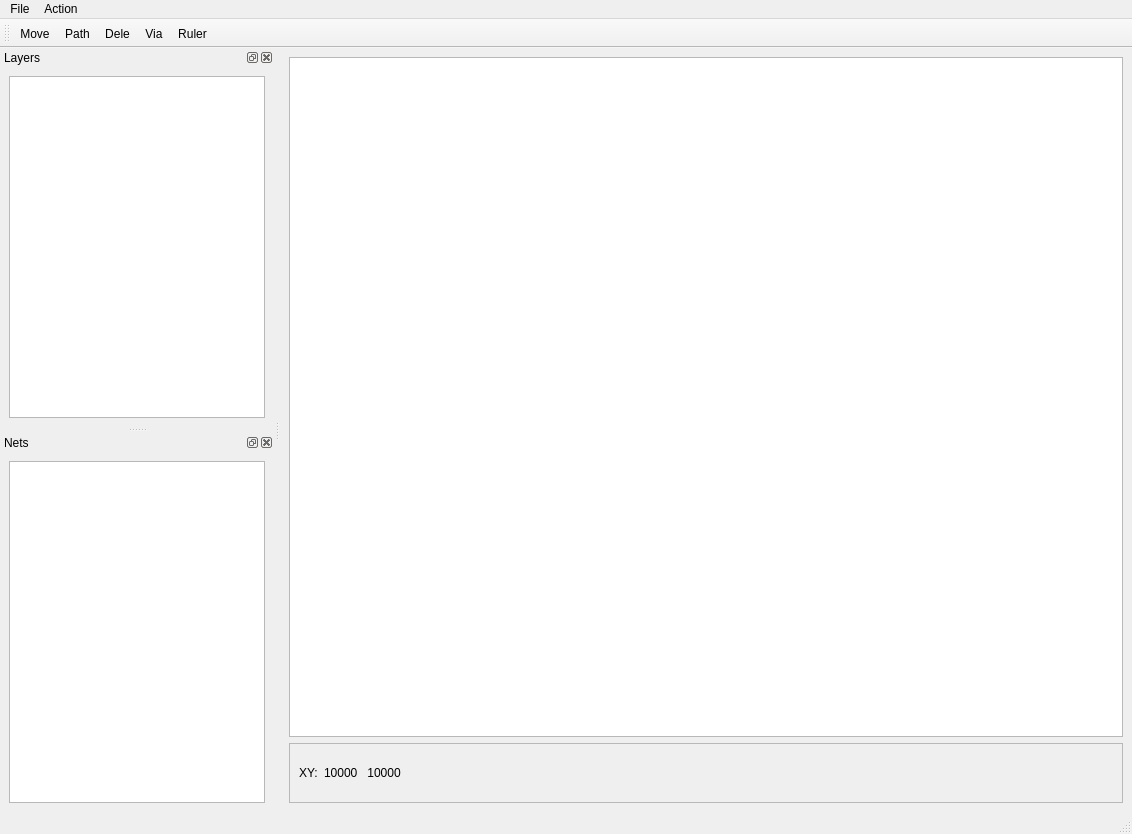
<?xml version="1.0" encoding="UTF-8"?>
<ui version="4.0">
 <class>MainWindow</class>
 <widget class="QMainWindow" name="MainWindow">
  <property name="geometry">
   <rect>
    <x>0</x>
    <y>0</y>
    <width>1132</width>
    <height>834</height>
   </rect>
  </property>
  <property name="windowTitle">
   <string>Foohu Technology</string>
  </property>
  <property name="autoFillBackground">
   <bool>false</bool>
  </property>
  <widget class="QWidget" name="centralwidget">
   <property name="styleSheet">
    <string notr="true"/>
   </property>
   <layout class="QVBoxLayout" name="verticalLayout">
    <item>
     <widget class="QGraphicsView" name="graphicsView"/>
    </item>
    <item>
     <widget class="QFrame" name="frame">
      <property name="frameShape">
       <enum>QFrame::StyledPanel</enum>
      </property>
      <property name="frameShadow">
       <enum>QFrame::Raised</enum>
      </property>
      <layout class="QHBoxLayout" name="horizontalLayout">
       <item>
        <widget class="QLabel" name="label_2">
         <property name="text">
          <string>XY:</string>
         </property>
        </widget>
       </item>
       <item>
        <widget class="QLabel" name="label">
         <property name="text">
          <string>10000   10000</string>
         </property>
        </widget>
       </item>
       <item>
        <spacer name="horizontalSpacer">
         <property name="orientation">
          <enum>Qt::Horizontal</enum>
         </property>
         <property name="sizeHint" stdset="0">
          <size>
           <width>40</width>
           <height>20</height>
          </size>
         </property>
        </spacer>
       </item>
       <item>
        <widget class="QLabel" name="labelFoohuPower">
         <property name="sizePolicy">
          <sizepolicy hsizetype="Fixed" vsizetype="Fixed">
           <horstretch>0</horstretch>
           <verstretch>0</verstretch>
          </sizepolicy>
         </property>
         <property name="minimumSize">
          <size>
           <width>216</width>
           <height>40</height>
          </size>
         </property>
         <property name="maximumSize">
          <size>
           <width>216</width>
           <height>40</height>
          </size>
         </property>
         <property name="styleSheet">
          <string notr="true">border-image: url(:/logo/poweredBy.png);</string>
         </property>
         <property name="text">
          <string/>
         </property>
         <property name="pixmap">
          <pixmap resource="logo_resource.qrc">:/logo/poweredBy.png</pixmap>
         </property>
         <property name="scaledContents">
          <bool>true</bool>
         </property>
         <property name="wordWrap">
          <bool>false</bool>
         </property>
        </widget>
       </item>
      </layout>
     </widget>
    </item>
   </layout>
  </widget>
  <widget class="QStatusBar" name="statusbar"/>
  <widget class="QMenuBar" name="menubar">
   <property name="geometry">
    <rect>
     <x>0</x>
     <y>0</y>
     <width>1132</width>
     <height>22</height>
    </rect>
   </property>
   <widget class="QMenu" name="menu_2">
    <property name="title">
     <string>File</string>
    </property>
    <addaction name="actionOpen"/>
    <addaction name="actionSave"/>
    <addaction name="actionSave_As"/>
    <addaction name="actionExport"/>
    <addaction name="actionUpload"/>
    <addaction name="actionClose"/>
   </widget>
   <widget class="QMenu" name="menuAction">
    <property name="title">
     <string>Action</string>
    </property>
    <addaction name="actionMove"/>
    <addaction name="actionPath"/>
    <addaction name="actionDele"/>
    <addaction name="actionVia"/>
    <addaction name="actionRuler"/>
   </widget>
   <addaction name="menu_2"/>
   <addaction name="menuAction"/>
  </widget>
  <widget class="QDockWidget" name="Windowlayer">
   <property name="sizePolicy">
    <sizepolicy hsizetype="Expanding" vsizetype="Expanding">
     <horstretch>0</horstretch>
     <verstretch>0</verstretch>
    </sizepolicy>
   </property>
   <property name="minimumSize">
    <size>
     <width>144</width>
     <height>114</height>
    </size>
   </property>
   <property name="whatsThis">
    <string/>
   </property>
   <property name="accessibleName">
    <string/>
   </property>
   <property name="windowTitle">
    <string>Layers</string>
   </property>
   <attribute name="dockWidgetArea">
    <number>1</number>
   </attribute>
   <widget class="QWidget" name="dockWidgetContents">
    <layout class="QHBoxLayout" name="horizontalLayout_2">
     <item>
      <widget class="QListView" name="listViewLayers">
       <property name="sizePolicy">
        <sizepolicy hsizetype="Expanding" vsizetype="Expanding">
         <horstretch>0</horstretch>
         <verstretch>0</verstretch>
        </sizepolicy>
       </property>
       <property name="resizeMode">
        <enum>QListView::Adjust</enum>
       </property>
       <property name="wordWrap">
        <bool>true</bool>
       </property>
      </widget>
     </item>
    </layout>
   </widget>
  </widget>
  <widget class="QDockWidget" name="WindowNet">
   <property name="minimumSize">
    <size>
     <width>144</width>
     <height>114</height>
    </size>
   </property>
   <property name="windowTitle">
    <string>Nets</string>
   </property>
   <attribute name="dockWidgetArea">
    <number>1</number>
   </attribute>
   <widget class="QWidget" name="dockWidgetContents_2">
    <layout class="QHBoxLayout" name="horizontalLayout_8">
     <item>
      <widget class="QListView" name="listViewNets">
       <property name="sizePolicy">
        <sizepolicy hsizetype="Preferred" vsizetype="Preferred">
         <horstretch>0</horstretch>
         <verstretch>0</verstretch>
        </sizepolicy>
       </property>
       <property name="resizeMode">
        <enum>QListView::Adjust</enum>
       </property>
      </widget>
     </item>
    </layout>
   </widget>
  </widget>
  <widget class="QToolBar" name="toolBar">
   <property name="windowTitle">
    <string>toolBar</string>
   </property>
   <attribute name="toolBarArea">
    <enum>TopToolBarArea</enum>
   </attribute>
   <attribute name="toolBarBreak">
    <bool>false</bool>
   </attribute>
   <addaction name="actionMove"/>
   <addaction name="actionPath"/>
   <addaction name="actionDele"/>
   <addaction name="actionVia"/>
   <addaction name="actionRuler"/>
  </widget>
  <action name="actionopen">
   <property name="text">
    <string>open</string>
   </property>
  </action>
  <action name="actionOpen">
   <property name="text">
    <string>Open</string>
   </property>
   <property name="iconVisibleInMenu">
    <bool>true</bool>
   </property>
   <property name="shortcutVisibleInContextMenu">
    <bool>true</bool>
   </property>
  </action>
  <action name="actionSave">
   <property name="text">
    <string>Save</string>
   </property>
  </action>
  <action name="actionSave_As">
   <property name="text">
    <string>Save As</string>
   </property>
  </action>
  <action name="actionExport">
   <property name="text">
    <string>Export</string>
   </property>
  </action>
  <action name="actionClose">
   <property name="text">
    <string>Close</string>
   </property>
  </action>
  <action name="actionMove">
   <property name="text">
    <string>Move</string>
   </property>
  </action>
  <action name="actionPath">
   <property name="text">
    <string>Path</string>
   </property>
  </action>
  <action name="actionDele">
   <property name="text">
    <string>Dele</string>
   </property>
  </action>
  <action name="actionVia">
   <property name="text">
    <string>Via</string>
   </property>
  </action>
  <action name="actionRuler">
   <property name="text">
    <string>Ruler</string>
   </property>
  </action>
  <action name="actionUpload">
   <property name="text">
    <string>Upload</string>
   </property>
  </action>
 </widget>
 <resources>
  <include location="logo_resource.qrc"/>
 </resources>
 <connections/>
</ui>
